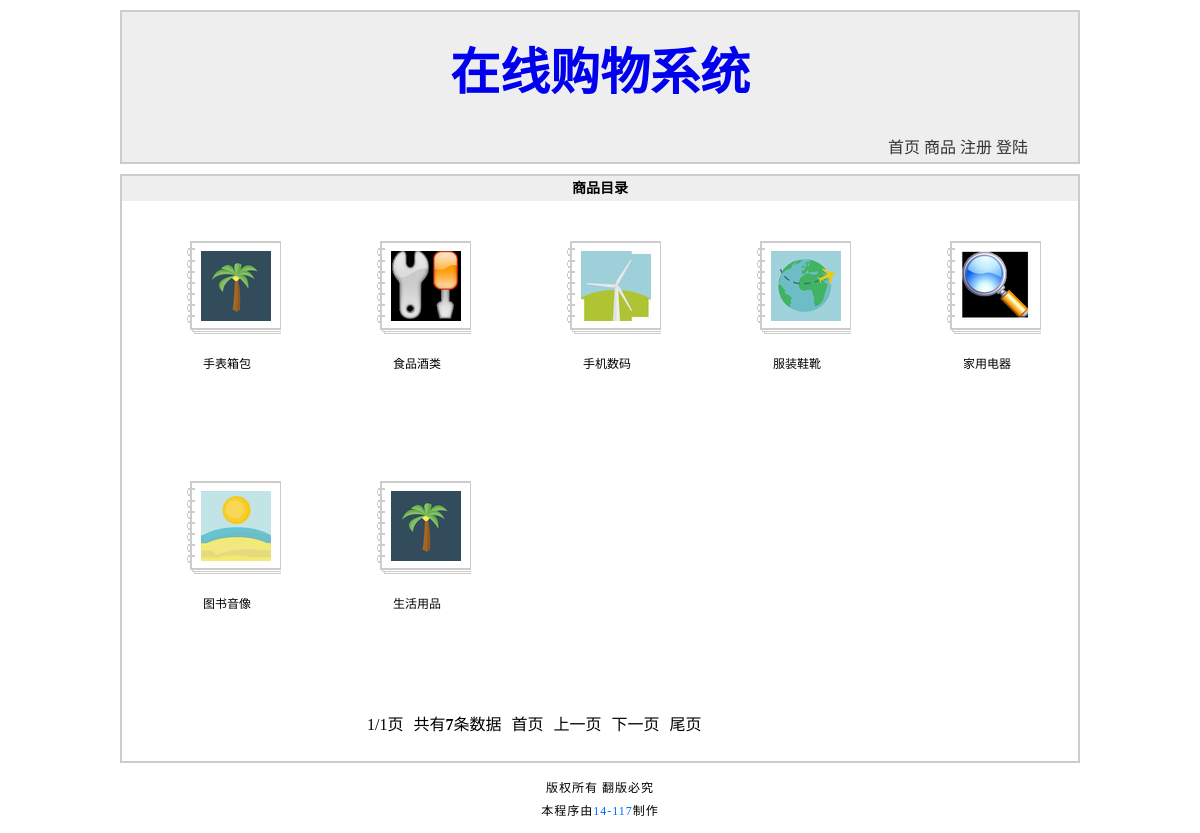
Screenshot of /good.php with the database file from the repository.
### tables this page shows
CREATE TABLE `tg_dir` (
  `tg_id` mediumint(8) unsigned NOT NULL AUTO_INCREMENT COMMENT '//ID',
  `tg_type` varchar(20) NOT NULL COMMENT '//相册类型',
  `tg_content` varchar(200) DEFAULT NULL COMMENT '//相册描述',
  `tg_face` varchar(200) DEFAULT NULL COMMENT '//相册目录封面',
  `tg_dir` varchar(200) NOT NULL COMMENT '//相册物理地址',
  `tg_date` datetime NOT NULL COMMENT '//相册创建时间',
  PRIMARY KEY (`tg_id`)
);

### good.php (the view, shortened to what this page needs)
<?php
require dirname(__FILE__).'/includes/common.inc.php';
global $_pagenum, $_pagesize, $_num;
$result = $mysqli->query("SELECT
								tg_id,
								tg_type,
								tg_face
							FROM
								tg_dir
							ORDER BY
								tg_date DESC
							LIMIT
								{$_pagenum},{$_pagesize}
						");
?>
<!DOCTYPE html>
<html>
<head>
	<link rel="stylesheet" type="text/css" href="styles/1/basic.css" />
	<link rel="stylesheet" type="text/css" href="styles/1/good.css" />
</head>
<body>
	<?php
		require ROOT_PATH."includes/header.inc.php";
	?>
	<div id="photo">
		<h2>商品目录</h2>
		<?php
			$_html = array();
			while (!!$_rows = $result->fetch_assoc()) {
				$_html['id'] = $_rows['tg_id'];
				$_html['type'] = $_rows['tg_type'];
				$_html['face'] = $_rows['tg_face'];
				if (empty($_html['face'])) {
					$_html['face_html'] = '';
				} else {
					$_html['face_html'] = '<img src="'.$_html['face'].'" alt="'.$_html['name'].'" title="点击进入" />';
				}
		?>
			<dl>
				<dt><a href="good_show.php?id=<?php echo $_html['id'] ?>"><?php echo $_html['face_html']; ?></a></dt>
				<dd><a href="good_show.php?id=<?php echo $_html['id'] ?>"><?php echo $_html['type']; ?></a></dd>
			</dl>
		<?php } ?>
	</div>
	<?php
		require ROOT_PATH."includes/footer.inc.php";
	?>
</body>
</html>

### styles/1/basic.css (style rules this page uses)
* { padding: 0; margin: 0; }
body { width: 960px; margin: 0 auto; background: #fff; }
h2 { font-size: 14px; background: #eee; height: 25px; line-height: 25px; }

### styles/1/good.css (style rules this page uses)
#photo { width: auto; height: auto; border: 2px solid #ccc; font-size: 12px; }
#photo h2 { text-indent: 0; text-align: center; }
#photo dl { width: 150px; height: 220px; margin: 20px 0 0 40px; float: left; }
#photo dl dt { width: 94px; height: 93px; margin: 20px 0 0 25px; background: url('../../images/photo.jpg') no-repeat; }
#photo dl dt img { margin: 10px 0 0 14px; }
#photo dl dd { width: 90px; text-align: center; margin: 20px 0 0 20px; }
#photo dl dd a { color: #000; text-decoration: none; }

### rows the page displays
tg_dir: tg_face (picture), tg_type "手表箱包"
tg_dir: tg_face (picture), tg_type "食品酒类"
tg_dir: tg_face (picture), tg_type "手机数码"
tg_dir: tg_face (picture), tg_type "服装鞋靴"
tg_dir: tg_face (picture), tg_type "家用电器"
tg_dir: tg_face (picture), tg_type "图书音像"
tg_dir: tg_face (picture), tg_type "生活用品"

### other values shown
$_page "1"
$_pageabsolute "1"
$_num "7"
